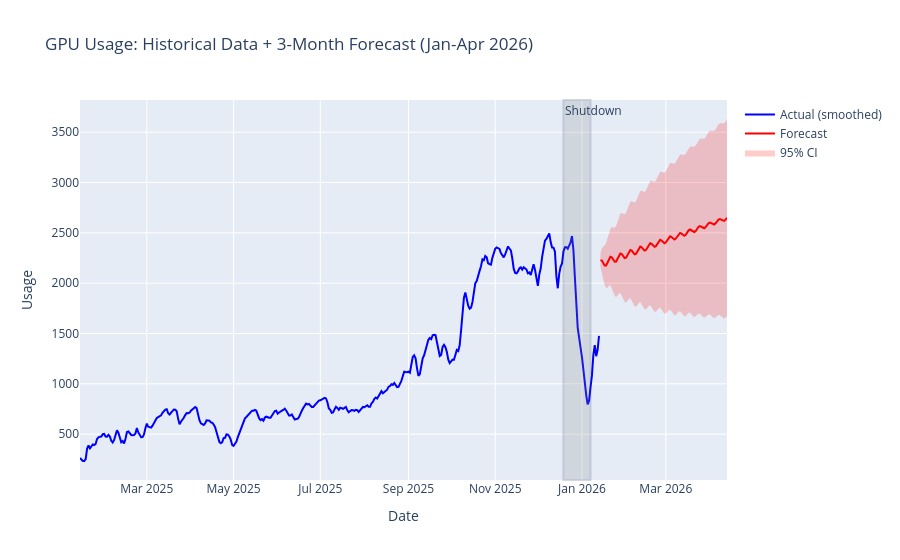

The cell this chart's notebook holds for it:
### Code cell
# Auto-Arima way
# Future forecast: Train on pre-shutdown data, display full actuals + 3-month forecast
# Load full data (includes shutdown period Dec 19 - Jan 7)
df_full = pd.read_csv(
    "../data/gpu_in_use.csv", parse_dates=["DTime"], index_col="DTime"
)
df_full_daily = df_full.resample("D").mean()
df_full_smoothed = df_full_daily.ewm(span=10, adjust=False).mean()

# Train model on pre-shutdown data (df - ends Dec 19)
# df_smoothed already exists from earlier cells
model_future = auto_arima(
    df_smoothed["Usage"],
    seasonal=False,
    stepwise=False,  # This is a critical paramter - slow but optimal if False
    suppress_warnings=True,
)
print(f"Model order: {model_future.order}")

# Forecast 90 days (3 months) from Jan 13, 2026
forecast_days = 90
future_forecast, future_conf_int = model_future.predict(
    n_periods=forecast_days, return_conf_int=True, alpha=0.05
)

# Create future date index
last_date = df_full_smoothed.index.max()
future_dates = pd.date_range(
    start=last_date + pd.Timedelta(days=1), periods=forecast_days, freq="D"
)

# Plot
fig = go.Figure()

# Full historical data (includes shutdown)
fig.add_trace(
    go.Scatter(
        x=df_full_smoothed.index,
        y=df_full_smoothed["Usage"],
        mode="lines",
        name="Actual (smoothed)",
        line=dict(color="blue"),
    )
)

# Future forecast
fig.add_trace(
    go.Scatter(
        x=future_dates,
        y=future_forecast,
        mode="lines",
        name="Forecast",
        line=dict(color="red"),
    )
)

# Confidence interval
fig.add_trace(
    go.Scatter(
        x=list(future_dates) + list(future_dates[::-1]),
        y=list(future_conf_int[:, 1]) + list(future_conf_int[:, 0][::-1]),
        fill="toself",
        fillcolor="rgba(255,0,0,0.2)",
        line=dict(color="rgba(255,255,255,0)"),
        name="95% CI",
    )
)

# Mark shutdown period
fig.add_vrect(
    x0="2025-12-19",
    x1="2026-01-07",
    fillcolor="gray",
    opacity=0.2,
    annotation_text="Shutdown",
    annotation_position="top left",
)

fig.update_layout(
    title="GPU Usage: Historical Data + 3-Month Forecast (Jan-Apr 2026)",
    xaxis_title="Date",
    yaxis_title="Usage",
)
fig.show()
